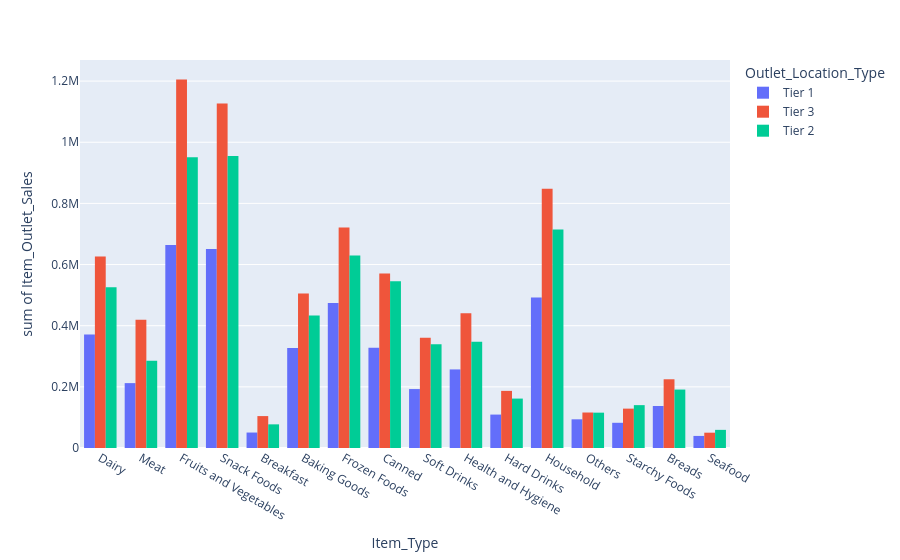

Notebook source saved alongside this figure:
### Markdown cell above
1. Tier 1 Cities has least Low fat content consumed, compare to Regular
2. Tier 3 has highest Regular fat consumption

### Code cell
fig = px.histogram(data, x="Item_Type", y="Item_Outlet_Sales",
             color='Outlet_Location_Type', barmode='group',
             height=400)
fig.show()

### Figure 1 — Plotly figure (JSON) as saved in the notebook; plotly's stock layout.template omitted (floating-point values rounded to 4 significant figures; data arrays with more than 128 entries replaced by an {"elided": "..."} marker saying what was removed)
{"data": [{"alignmentgroup": "True", "bingroup": "x", "histfunc": "sum", "hovertemplate": "Outlet_Location_Type=Tier 1<br>Item_Type=%{x}<br>sum of Item_Outlet_Sales=%{y}<extra></extra>", "legendgroup": "Tier 1", "marker": {"color": "#636efa", "pattern": {"shape": ""}}, "name": "Tier 1", "offsetgroup": "Tier 1", "orientation": "v", "showlegend": true, "type": "histogram", "x": {"elided": "2388 str values"}, "xaxis": "x", "y": {"elided": "2388 float values"}, "yaxis": "y"}, {"alignmentgroup": "True", "bingroup": "x", "histfunc": "sum", "hovertemplate": "Outlet_Location_Type=Tier 3<br>Item_Type=%{x}<br>sum of Item_Outlet_Sales=%{y}<extra></extra>", "legendgroup": "Tier 3", "marker": {"color": "#EF553B", "pattern": {"shape": ""}}, "name": "Tier 3", "offsetgroup": "Tier 3", "orientation": "v", "showlegend": true, "type": "histogram", "x": {"elided": "3350 str values"}, "xaxis": "x", "y": {"elided": "3350 float values"}, "yaxis": "y"}, {"alignmentgroup": "True", "bingroup": "x", "histfunc": "sum", "hovertemplate": "Outlet_Location_Type=Tier 2<br>Item_Type=%{x}<br>sum of Item_Outlet_Sales=%{y}<extra></extra>", "legendgroup": "Tier 2", "marker": {"color": "#00cc96", "pattern": {"shape": ""}}, "name": "Tier 2", "offsetgroup": "Tier 2", "orientation": "v", "showlegend": true, "type": "histogram", "x": {"elided": "2785 str values"}, "xaxis": "x", "y": {"elided": "2785 float values"}, "yaxis": "y"}], "layout": {"autosize": true, "barmode": "group", "legend": {"title": {"text": "Outlet_Location_Type"}, "tracegroupgap": 0}, "margin": {"t": 60}, "xaxis": {"anchor": "y", "autorange": true, "domain": [0, 1], "range": [-0.5, 15.5], "title": {"text": "Item_Type"}, "type": "category"}, "yaxis": {"anchor": "x", "autorange": true, "domain": [0, 1], "range": [0, 1269000.0], "title": {"text": "sum of Item_Outlet_Sales"}, "type": "linear"}}}
